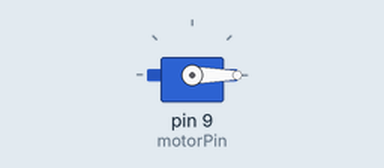
This sketch was run on a simulated Arduino Uno, built with avr-gcc and run on an emulated ATmega328P. On the bench: servo.

Above: at 3.05 s.
At 9.0 s:
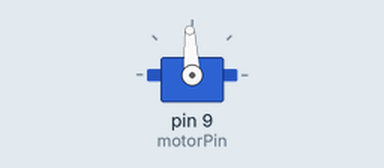
At 15.0 s:
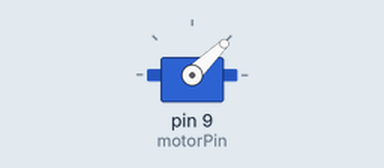
Timing chart, 0 to 18.6 s (numbered marks = the images above):
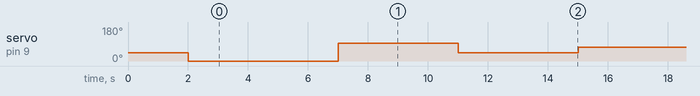

The sketch:

DC_with_esc.ino
```cpp
#include <Servo.h>

const int motorPin = 9;  // PWM pin connected to the ESC
Servo motor;

void setup() {
  Serial.begin(9600);
  motor.attach(motorPin);

  // Arm the ESC
  motor.writeMicroseconds(1000);
  delay(2000);
  motor.writeMicroseconds(0);
  delay(1000);
}

void loop() {

  delay(4000);
  motor.writeMicroseconds(1500);
  delay(4000);
  motor.writeMicroseconds(1000);
  delay(4000);
  motor.writeMicroseconds(1300);

}
```

Measured:
- by itself, servo on pin 9 (motorPin): repeats every 12.0 s: 93° 4.0 s, 44° 4.0 s, 73° 4.0 s
